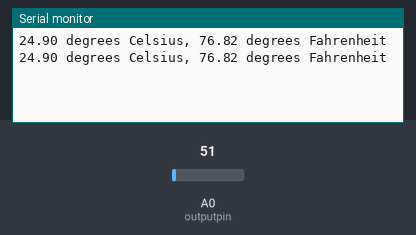
Bench run of a sketch on a simulated Arduino Uno, built with avr-gcc and run on an emulated ATmega328P. Parts: the last lines printed to the serial monitor. The inputs (shaded band) are chosen by the test bench; at power-on: A0 (outputpin) = 51.

Above: at 1.8 s.
1.9 s: A0 (outputpin) set to 61
At 2.8 s:
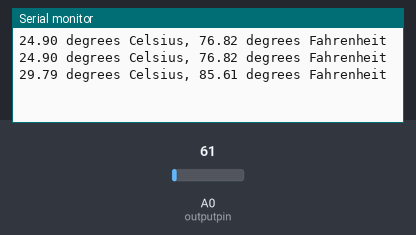
3.4 s: A0 (outputpin) set to 71
At 4.6 s:
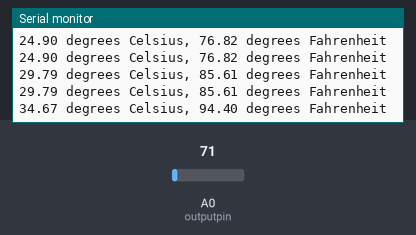
Timing chart, 0 to 6.4 s (numbered marks = the images above; inputs shaded):
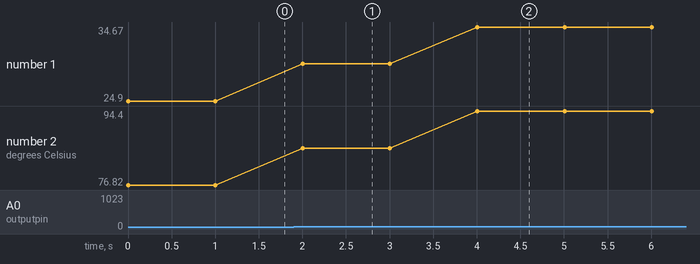

Measured:
- after the input at 1.9 s, the serial monitor: prints a new line after 0.10 s (image 1)
- after the input at 3.4 s, the serial monitor: prints a new line after 0.61 s (image 2)
- plotted number 1: 24.9 → 29.79 after the input at 1.9 s, 29.79 → 34.67 after the input at 3.4 s
- plotted number 2: 76.82 → 85.61 after the input at 1.9 s, 85.61 → 94.4 after the input at 3.4 s

The sketch:

lm35.ino
```cpp
// initializes/defines the output pin of the LM35 temperature sensor
int outputpin = 0;

// this sets the ground pin to LOW and the input voltage pin to high
void setup()
{
    Serial.begin(9600);
}

void loop()
{
    int rawvoltage = analogRead(outputpin);
    float millivolts = (rawvoltage / 1024.0) * 5000;
    float celsius = millivolts / 10;
    Serial.print(celsius);
    Serial.print(" degrees Celsius, ");

    Serial.print((celsius * 9) / 5 + 32);
    Serial.println(" degrees Fahrenheit");
    delay(1000);
}
```
